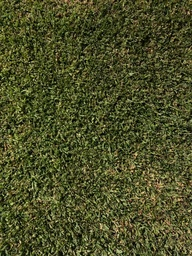
#> input picture MS_DataScience/Computer Vision/Hough Transformations & Segmentation/grass.jpeg, 192 x 256 px, shrunk from 960 x 1280 before the run
$ jupyter execute 'Creating a Hough Space - Circles.ipynb'
#> lines starting #> are read from the running program, lines starting #| are printed output that depends on the picture
[cell 1]
import numpy as np
import pandas as pd
import math
import cv2

## Hough Transformation to detect lines

[cell 2]
def hough_transformation(img_color, minDist, outputName):
#> called with img_color = 'grass.jpeg', minDist = 1, outputName = 'grass_circles'
    img_file_str = img_color
    img = cv2.imread(img_file_str)
#> img is the input picture: shape (256, 192, 3); mean B, G, R 41, 79.1, 75.9
    output = img.copy()
    gray = cv2.cvtColor(img, cv2.COLOR_BGR2GRAY)
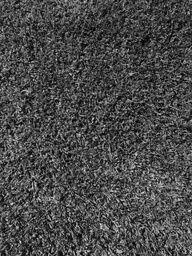
#> gray: shape (256, 192); min 1, max 223, mean 73.8

    #canny_out = cv2.Canny(gray, 50, 200)

    circles = cv2.HoughCircles(
        gray,
        cv2.HOUGH_GRADIENT,
        1.2,
        minDist
    )
#> circles = 31 rows, first 8: [133.8, 186.6, 55.56], [112.2, 55.8, 52.08], [109.8, 195, 51.72], [70.2, 72.6, 45.24], [108.6, 192.6, 44.88], [123, 205.8, 46.44], [47.4, 79.8, 43.32], [142.2, 177, 41.76]

    if circles is not None:
        # convert the (x, y) coordinates and radius of the circles to integers
        circles = np.round(circles[0, :]).astype("int")
#> circles = 31 rows, first 8: [134, 187, 56], [112, 56, 52], [110, 195, 52], [70, 73, 45], [109, 193, 45], [123, 206, 46], [47, 80, 43], [142, 177, 42]

        # loop over the (x, y) coordinates and radius of the circles
        for (x, y, r) in circles:
            # draw the circle in the output image, then draw a rectangle
            # corresponding to the center of the circle
            cv2.circle(output, (x, y), r, (0, 255, 0), 4)
            cv2.rectangle(output, (x - 5, y - 5), (x + 5, y + 5), (0, 128, 255), -1)
#> this loop made 31 passes
#> (x, y, r) on passes 1 to 12: (134, 187, 56), (112, 56, 52), (110, 195, 52), (70, 73, 45), (109, 193, 45), (123, 206, 46), (47, 80, 43), (142, 177, 42), (105, 64, 41), (119, 188, 42), (71, 128, 41), (92, 171, 40)
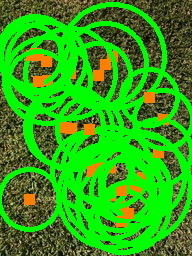
#> output: shape (256, 192, 3); mean B, G, R 20, 162.3, 47.4
    print(len(circles))
#| 31
    cv2.imwrite(outputName+'.jpg', np.hstack([img, output]))
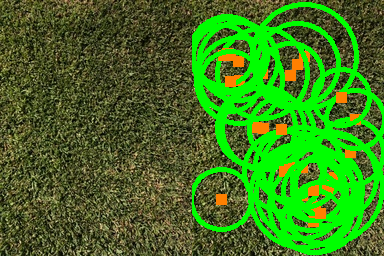
#> saved as grass_circles.jpg: shape (256, 384, 3); mean B, G, R 30.5, 120.7, 61.6

$ run again, with MS_DataScience/Computer Vision/Hough Transformations & Segmentation/plants.jpeg copied over MS_DataScience/Computer Vision/Hough Transformations & Segmentation/grass.jpeg
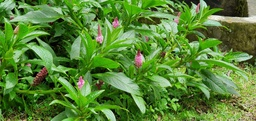
#> input picture MS_DataScience/Computer Vision/Hough Transformations & Segmentation/plants.jpeg, 256 x 121 px, shrunk from 1280 x 605 before the run
#> in hough_transformation, img is the input picture: shape (121, 256, 3); mean B, G, R 54.6, 130.8, 88.2
#> in hough_transformation, `gray = cv2.cvtColor(img, cv2.COLOR_BGR2GRAY)`:
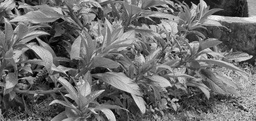
#> gray: shape (121, 256); min 1, max 249, mean 109.4
#> in hough_transformation, `circles = cv2.HoughCircles( gray, cv2.HOUGH_GRADIENT, 1.2, minDist )`: circles = [[109.8, 69, 40.8], [60.6, 54.6, 41.52]]
#> in hough_transformation, `circles = np.round(circles[0, :]).astype("int")`: circles = [[110, 69, 41], [61, 55, 42]]
#> the loop in hough_transformation, `for (x, y, r) in circles:` made 2 passes
#| 2
#> in hough_transformation, `cv2.imwrite(outputName+'.jpg', np.hstack([img, output]))`:
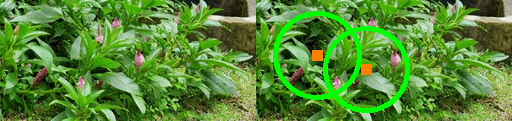
#> saved as grass_circles.jpg: shape (121, 512, 3); mean B, G, R 52.2, 135.6, 85.4
